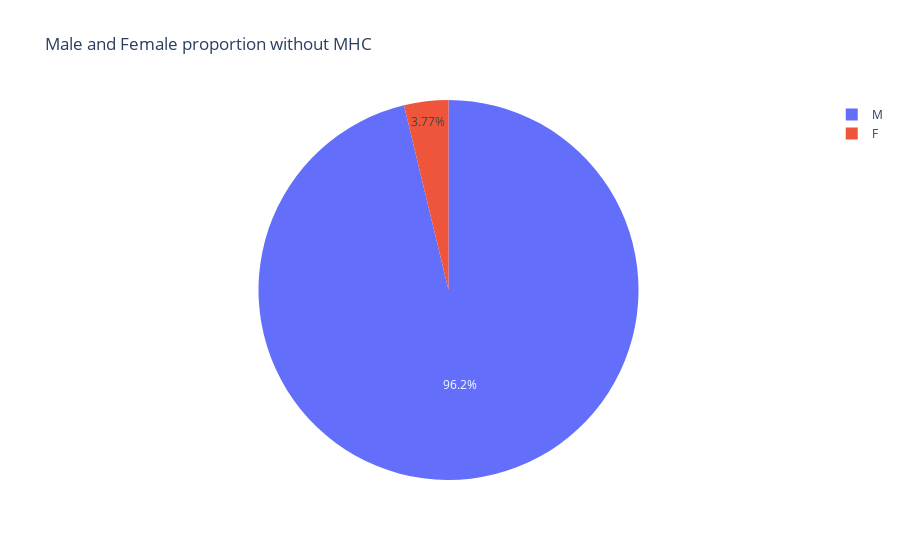

Write notebook code for a chart like this one.
### Code cell
fig = px.pie(df_no_MHD['Gender'].value_counts().reset_index(), values='Gender', names='index', title='Male and Female proportion without MHC')
fig.show()

### Figure 1 — Plotly figure (JSON) as saved in the notebook; plotly's stock layout.template omitted (floating-point values rounded to 4 significant figures)
{"data": [{"domain": {"x": [0, 1], "y": [0, 1]}, "hovertemplate": "index=%{label}<br>Gender=%{value}<extra></extra>", "labels": ["M", "F"], "legendgroup": "", "name": "", "showlegend": true, "type": "pie", "values": [511, 20]}], "layout": {"legend": {"tracegroupgap": 0}, "title": {"text": "Male and Female proportion without MHC"}}}
